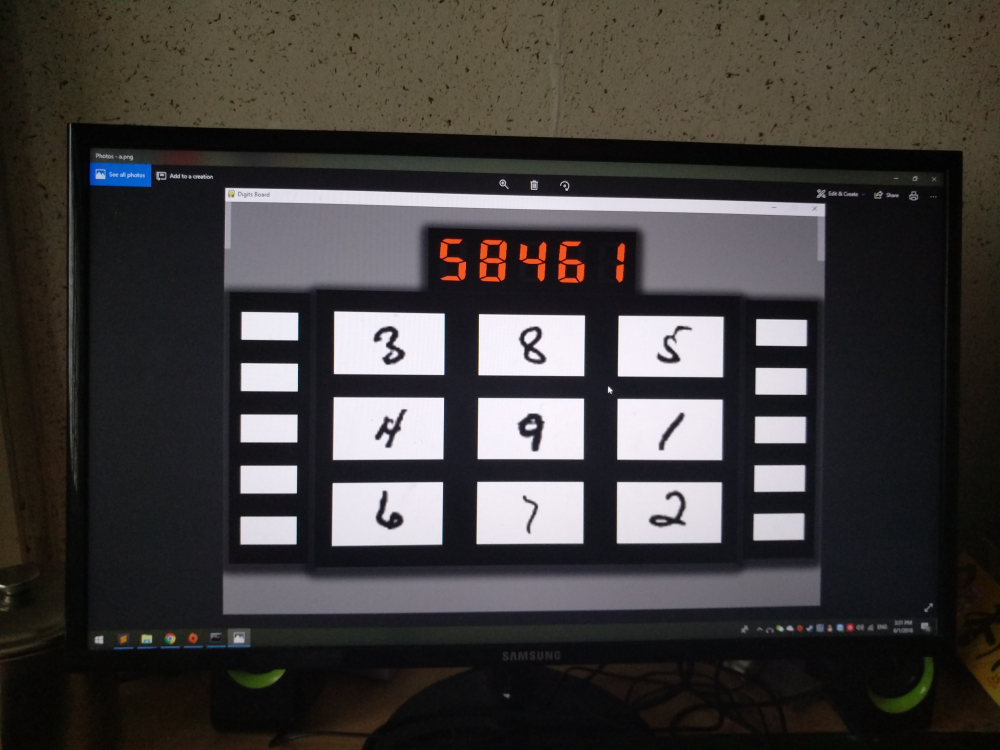
#> input picture parctice/rune_recognition_template_gw/b.jpg, 4000 x 3000 px (shown at 1/4 size); its folder holds only this picture in this run
$ python -i digit_detection.py   (imports and definitions only)   (older library calls are emulated)
#> lines starting #> are read from the running program, lines starting #| are printed output that depends on the picture; after the words box and inside, x2 and y2 are one past the last pixel; in counts of white or black regions, pixels touching at a corner belong together
#> further down, picture is the input picture: shape (3000, 4000, 3); mean B, G, R 59.7, 61, 64.3
### parctice/rune_recognition_template_gw/conv_deploy.py
import tensorflow as tf
import model as M
import numpy as np

BSIZE = 128

# [45 lines left out: functions build_model, build_7seg_model, build_FD_model, not called in this run]

def build_graph():
	img_holder = tf.placeholder(tf.float32,[None,28*28])
	last_layer = build_model(img_holder)
	last_layer_7seg = build_7seg_model(img_holder)
	last_layer_FD = build_FD_model(img_holder)
	return img_holder,last_layer,last_layer_7seg,last_layer_FD

img_holder,last_layer,last_layer_7seg,last_layer_FD = build_graph()

config = tf.ConfigProto(allow_soft_placement = True)
config.gpu_options.allow_growth = True
sess = tf.Session(config=config)
M.loadSess('./model_mnist/',sess,var_list=M.get_all_vars('mnist'))
M.loadSess('./model_7seg/',sess,var_list=M.get_all_vars('7seg_detection'))
M.loadSess('./model_flaming/',sess,var_list=M.get_all_vars('FD_detection'))

def get_pred(imgs):
	scr = sess.run(tf.argmax(last_layer,1),feed_dict={img_holder:imgs})
	return scr

def get_pred_7seg(imgs):
	scr = sess.run(tf.argmax(last_layer_7seg,1),feed_dict={img_holder:imgs})
	return scr

def get_pred_flaming(imgs):
	scr = sess.run(tf.argmax(last_layer_FD,1),feed_dict={img_holder:imgs})
	return scr

### parctice/rune_recognition_template_gw/digit_detection.py
import conv_deploy
import cv2
import time
import numpy as np

WHITE = (255,255,255)
BLACK = (0,0,0)

image_width = 1024
image_height = 768

kernel2 = np.ones((2,2),np.uint8)
kernel3 = np.ones((3,3),np.uint8)

def get_digits(image):


	leftRect = []
	rightRect = []
	left_rect = []
	right_rect = []
	row_left_rect = []
	row_right_rect = []

	gray = cv2.cvtColor(image, cv2.COLOR_BGR2GRAY)
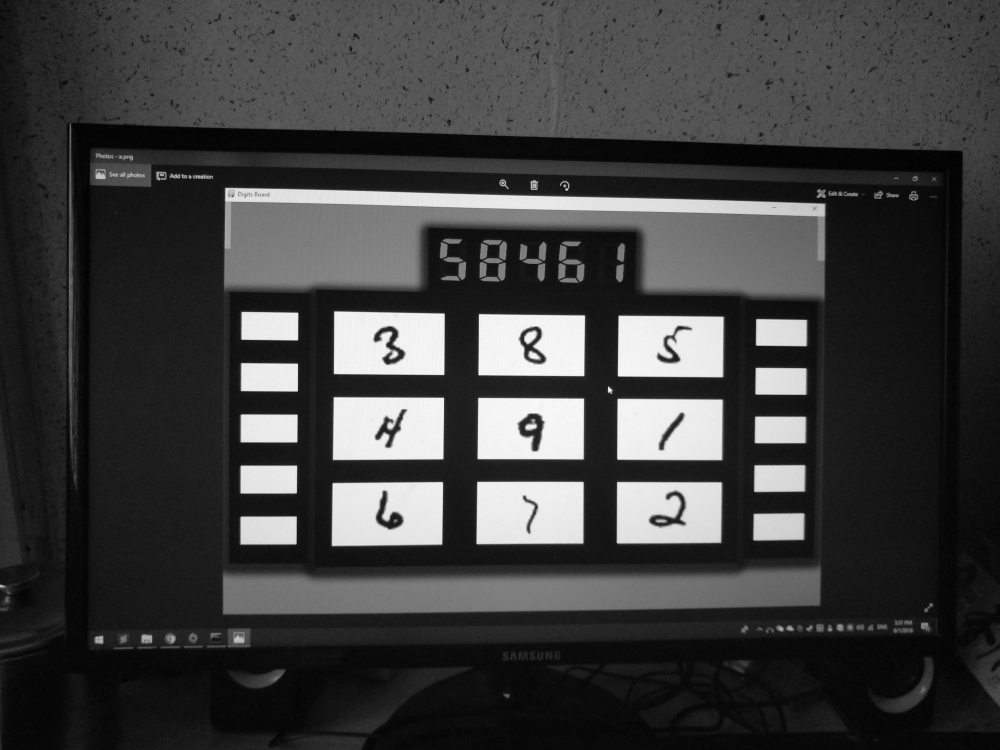
#> gray: shape (3000, 4000) (shown at 1/4 size); min 0, max 254, mean 61.8
	blur = cv2.GaussianBlur(gray,(3,3),0)
	blur = cv2.GaussianBlur(blur,(3,3),0)
	blurred = cv2.bilateralFilter(blur, 3, 333, 333)
	_,th3 = cv2.threshold(blurred,0,255,cv2.THRESH_BINARY+cv2.THRESH_OTSU)
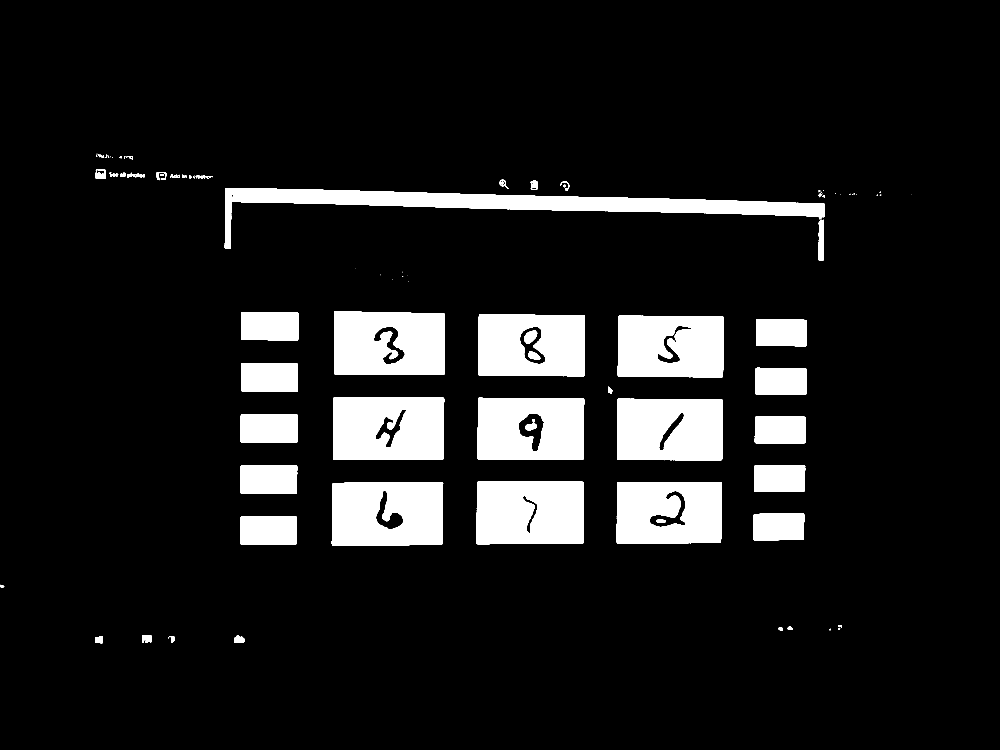
#> th3: shape (3000, 4000) (shown at 1/4 size); 10.7% white; 97 white regions (32 under 20 px), largest, box (x1, y1, x2, y2) and area: (899, 752, 3300, 996) 135627, (1327, 1928, 1773, 2184) 104564, (1332, 1589, 1777, 1840) 104228
	edged = cv2.Canny(blurred, 255, 255)
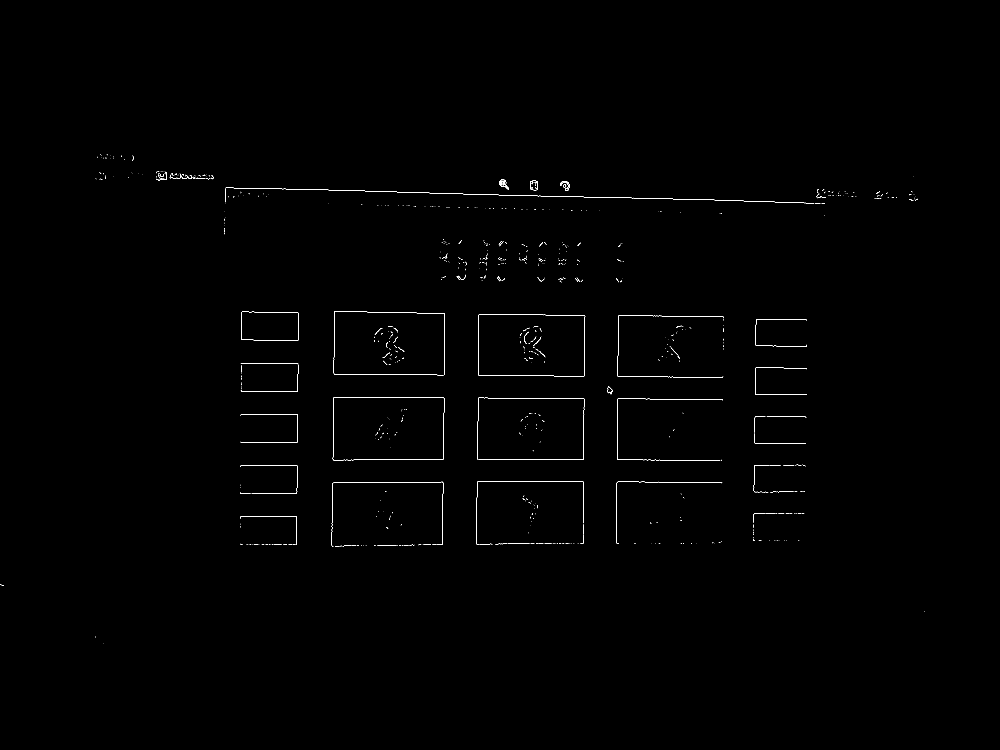
#> edged: shape (3000, 4000) (shown at 1/4 size); 0.19% white in thin lines or dots, all inside (x1, y1, x2, y2) = (0, 617, 3700, 2574)

	cv2.imshow('edged',edged)

	#cv2.waitKey(1)
	_, contours, hierarchy = cv2.findContours(edged.copy(),cv2.RETR_TREE,cv2.CHAIN_APPROX_SIMPLE)
#> contours = 740 contours, 728 with area under 20; largest, box (x1, y1, x2, y2) and area: (1331, 1588, 1777, 1841) 109988, (1331, 1588, 1777, 1841) 109981, (1913, 1256, 2341, 1506) 103318, (1913, 1256, 2341, 1506) 103314, (2121, 721, 2152, 761) 984

	for contour in contours:
		peri = cv2.arcLength(contour,True)
		contour = cv2.approxPolyDP(contour, 0.00001 * peri, True)
		if cv2.contourArea(contour)<300 or cv2.contourArea(contour)>2500:
			continue

		x,y,w,h = cv2.boundingRect(contour)

		if (w / h) < 1.0 or (w / h) > 2.5:
			continue
		#print cv2.contourArea(contour)
		cv2.drawContours(edged, [contour], -1, (255, 255, 255), 3)

		if x < (image_width//2):
			leftRect.append([x,y,w,h])
		else:
			rightRect.append([x,y,w,h])
#> this loop made 740 passes
#> (contour, peri) on passes 1 to 3: ([[412, 2573]], 0), ([[383, 2547], [382, 2547], [381, 2548], [382, 2548]], 4.83), ([[3698, 2445], [3699, 2446]], 2.83)
#> after the loop, leftRect = []; rightRect = []

	for i in range(len(leftRect)):
		find_left = False
		xi,_,_,_ = leftRect[i]
		for j in range(len(leftRect)-i-1):
			j1=1+i+j
			xj1,_,_,_ = leftRect[j1]
			if abs(xi - xj1) < 50:
				find_left = True

		if find_left == True:
			left_rect.append(leftRect[i])
#> this loop made 0 passes
#> after the loop, left_rect = []


	for i in range(len(left_rect)):
		x1,y1,w1,h1 = left_rect[i]
		row_left_rect.append(y1)
#> after the loop, row_left_rect = []

	for i in range(len(rightRect)):
		find_right = False
		xi,_,_,_ = rightRect[i]
		for j in range(len(rightRect)-i-1):
			j1=1+i+j
			xj1,_,_,_ = rightRect[j1]
			if abs(xi - xj1) < 50:
				find_right = True

		if find_right == True:
			right_rect.append(rightRect[i])
#> after the loop, right_rect = []

	for i in range(len(right_rect)):
		x2,y2,w2,h2 = right_rect[i]
		row_right_rect.append(y2)
#> after the loop, row_right_rect = []

	if len(row_left_rect) == 0 or len(row_right_rect) == 0:
		return False,False,False,False

	tl_index = np.argmin(row_left_rect)
	bl_index = np.argmax(row_left_rect)
	tr_index = np.argmin(row_right_rect)
	br_index = np.argmax(row_right_rect)

	x1,y1,w1,h1=left_rect[tl_index]
	x2,y2,w2,h2=left_rect[bl_index]
	x3,y3,w3,h3=right_rect[tr_index]
	x4,y4,w4,h4=right_rect[br_index]

	sr_tl = [x1,y1]
	sr_bl = [x2,y2+h2]
	sr_tr = [x3+w3,y3]
	sr_br = [x4+w4,y4+h4]

	coord = [[x1,y1,w1,h1],[x2,y2,w2,h2],[x3,y3,w3,h3],[x4,y4,w4,h4]]

	pts1 = np.float32([sr_tl,sr_tr,sr_bl,sr_br])
	pts2 = np.float32([[0, 50],[300, 50],[0, 200],[300, 200]])
	M = cv2.getPerspectiveTransform(pts1,pts2)

	dst = cv2.warpPerspective(image,M,(300,200))


	"""
	Handwritten
	"""
	digits_rect = [(51,54),(125,54),(200,54),(51,109),(125,109),(200,109),(51,163),(125,163),(200,163)]
	digit_imgs = []
	abc = 0
	for x,y in digits_rect:
		#cv2.rectangle(dst,(x,y),(x+50,y+34),(0,0,255),1)
		buf =  dst[y:y+32,x:x+50]
		buf = cv2.cvtColor(buf,cv2.COLOR_BGR2GRAY)
		_,buf = cv2.threshold(buf,20,255,cv2.THRESH_BINARY+cv2.THRESH_OTSU)
		buf = cv2.erode(buf,kernel2,iterations = 1)
		buf = cv2.resize(buf,(24,24))
		buf = cv2.copyMakeBorder(buf, 2, 2, 2, 2, cv2.BORDER_CONSTANT, value=WHITE)
		#cv2.imshow('cv',buf)
		#cv2.waitKey(0)
		buf = 255 - buf
		buf = np.float32(buf) / 255.

		buf = buf.reshape([-1])
		digit_imgs.append(buf)

	handwritten_num_raw = conv_deploy.get_pred(digit_imgs)
	#print(handwritten_num_raw)

	handwritten_dict = {}

	# filter handwritten_num
	for i in range(len(handwritten_num_raw)):
		handwritten_dict[handwritten_num_raw[i]] = np.count_nonzero(handwritten_num_raw[i])

	if len(handwritten_dict) >= 9 :
		handwritten_num= handwritten_num_raw
		#print handwritten_num
	else:
		handwritten_num = False
		pass
	#print handwritten_num


	"""
	7segment
	"""

	digits_7seg_rect = [(100, 0), (121, 0), (142, 0), (162, 0), (183, 0)]

	digit_7seg_imgs = []

	for x,y in digits_7seg_rect:
		#cv2.rectangle(dst,(x,y),(x+19,y+33),(255,0,0),1)
		img_sevseg = dst[y:y+32,x:x+19]

		img_sevseg=cv2.cvtColor(img_sevseg, cv2.COLOR_BGR2HSV)
		img_sevseg_red = img_sevseg[:,:,2].copy()
		img_sevseg_red = cv2.morphologyEx(img_sevseg_red, cv2.MORPH_OPEN, kernel2)
		_,buf = cv2.threshold(img_sevseg_red,150,255,cv2.THRESH_BINARY+cv2.THRESH_OTSU)
		buf = cv2.bitwise_not(buf)
		buf=cv2.dilate(buf,kernel2,iterations = 1)

		buf = cv2.resize(buf,(24,24))
		buf = cv2.copyMakeBorder(buf, 2, 2, 2, 2, cv2.BORDER_CONSTANT, value=WHITE)
		#cv2.imshow('bb',buf)
		#cv2.waitKey(0)
		buf = buf.reshape([-1])
		buf = 255 - buf
		buf = np.float32(buf) / 255.
		buf = buf.reshape([-1])
		digit_7seg_imgs.append(buf)

	scr_7seg_raw = conv_deploy.get_pred_7seg(digit_7seg_imgs)
	#print (scr_7seg_raw)

	"""
	Flaming Digits
	"""

	flamingdigits_rect = [(61,54),(135,54),(210,54),(61,109),(135,109),(210,109),(61,163),(135,163),(210,163)]
	digit_imgs = []
	abc = 0
	for x,y in flamingdigits_rect:
		#cv2.rectangle(dst,(x,y),(x+30,y+32),(0,0,255),1)
		buf =  dst[y:y+32,x:x+30]
		img_FD = cv2.cvtColor(buf,cv2.COLOR_BGR2GRAY)
		_,buf = cv2.threshold(img_FD,200,255,cv2.THRESH_TOZERO+cv2.THRESH_OTSU)
		edged = cv2.Canny(buf, 255, 255)
		_, contours, hierarchy = cv2.findContours(edged.copy(),cv2.RETR_EXTERNAL,cv2.CHAIN_APPROX_SIMPLE)
		cv2.drawContours(buf, contours, -1, 255,-1)
		buf = cv2.bitwise_not(buf)
		buf = cv2.resize(buf,(24,24))
		buf = cv2.copyMakeBorder(buf, 2, 2, 2, 2, cv2.BORDER_CONSTANT, value=WHITE)
		#cv2.imshow('cv',buf)
		#cv2.waitKey(1)
		buf = 255 - buf
		buf = np.float32(buf) / 255.

		buf = buf.reshape([-1])
		digit_imgs.append(buf)


	scr_FD_raw = conv_deploy.get_pred_flaming(digit_imgs)
	#print (scr_FD_raw)

	#filter flaming digit
	num_FD_dict = {}
	for i in range(len(scr_FD_raw)):
		num_FD_dict[scr_FD_raw[i]] = np.count_nonzero(scr_FD_raw[i])

	if len(num_FD_dict) >= 9 :
		Flaming_digit= scr_FD_raw
		#print scr_7seg
	else:
		Flaming_digit = False
		pass
	#print(scr_FD)

	return coord, scr_7seg_raw, handwritten_num, Flaming_digit

>>> import cv2
>>> picture = cv2.imread('b.jpg')
>>> result = get_digits(picture)
#> result = (False, False, False, False)
